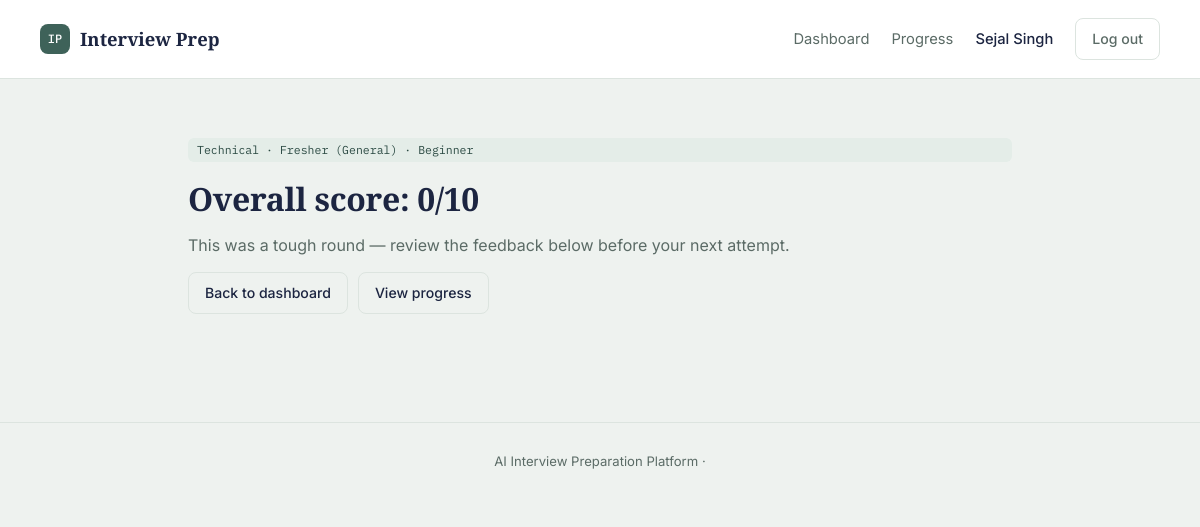
Page /result/1 (signed in) on the committed database.
### tables this page shows
CREATE TABLE interviews(
    id INTEGER PRIMARY KEY,
    user_id INTEGER,
    category TEXT,
    role TEXT,
    level TEXT,
    qids TEXT,
    created_at TEXT,
    status TEXT DEFAULT 'in_progress'
);

### app.py (the view, shortened to what this page needs)
@app.route("/result/<int:interview_id>")
@login_required
def result(interview_id):
    iv = db().execute(
        "SELECT * FROM interviews WHERE id=? AND user_id=?", (interview_id, session["uid"])
    ).fetchone()
    if not iv:
        flash("Interview session not found.", "error")
        return redirect(url_for("dashboard"))
    rows = db().execute(
        "SELECT a.*, q.text AS q_text, q.reference, q.keywords FROM answers a JOIN questions q ON a.question_id=q.id "
        "WHERE a.interview_id=? ORDER BY a.id",
        (interview_id,),
    ).fetchall()
    detailed = []
    overall = round(sum(d["score"] for d in detailed) / len(detailed), 1) if detailed else 0
    return render_template("result.html", interview=iv, detailed=detailed, overall=overall)

### app.py (called while the page is built)
def db():
    if "db" not in g:
        g.db = sqlite3.connect(DB)
        g.db.row_factory = sqlite3.Row
    return g.db

def login_required(f):
    @wraps(f)
    def wrapper(*a, **k):
        if "uid" not in session:
            return redirect(url_for("login"))
        return f(*a, **k)
    return wrapper

### templates/result.html (shortened to what this page needs)
{% extends "base.html" %}
{% block content %}
<section class="result-head">
  <p class="tag">{{ interview['category'] }} · {{ interview['role'] }} · {{ interview['level'] }}</p>
  <h1>Overall score: {{ overall }}/10</h1>
  <p class="lede">
    {% if overall >= 8 %}Excellent work — your answers were well structured and on target.
    {% elif overall >= 5 %}Solid attempt — a few answers could use more detail or the right keywords.
    {% else %}This was a tough round — review the feedback below before your next attempt.
    {% endif %}
  </p>
  <div class="result-actions">
    <a class="btn-ghost" href="{{ url_for('dashboard') }}">Back to dashboard</a>
    <a class="btn-ghost" href="{{ url_for('progress') }}">View progress</a>
  </div>
</section>
{% endblock %}

### static/style.css (style rules this page uses)
:root { --ink:#1C2541; --bg:#EEF2EF; --surface:#FFFFFF; --border:#DCE4DF; --accent:#3E6259; --accent-dark:#2B4A43; --gold:#C99A3B; --muted:#5B6B66; --danger:#B23A2E; --radius:10px; --serif:"Source Serif 4", Georgia, serif; --sans:"Inter", -apple-system, Segoe UI, sans-serif; --mono:"IBM Plex Mono", ui-monospace, monospace; }
* { box-sizing:border-box; }
body { margin:0; background:var(--bg); color:var(--ink); font-family:var(--sans); line-height:1.55; }
a { color:var(--accent-dark); }
h1 { font-family:var(--serif); font-weight:600; font-size:2rem; margin:0 0 10px; letter-spacing:-.01em; }
.lede { color:var(--muted); max-width:60ch; margin:0 0 6px; }
.btn-ghost { display:inline-block; padding:9px 16px; border:1px solid var(--border); border-radius:8px; color:var(--ink); text-decoration:none; font-size:.88rem; font-weight:500; }
.tag { font-family:var(--mono); font-size:.72rem; color:var(--accent-dark); background:#E4EDE8; padding:3px 9px; border-radius:6px; }
.result-head { margin-bottom:28px; }
.result-actions { display:flex; gap:10px; margin-top:14px; }

### rows in the picture
interviews: category "Technical", role "Fresher (General)", level "Beginner"

### other values in the picture
{{ session.get('name') }} "Sejal Singh"
{{ overall }} "0"
